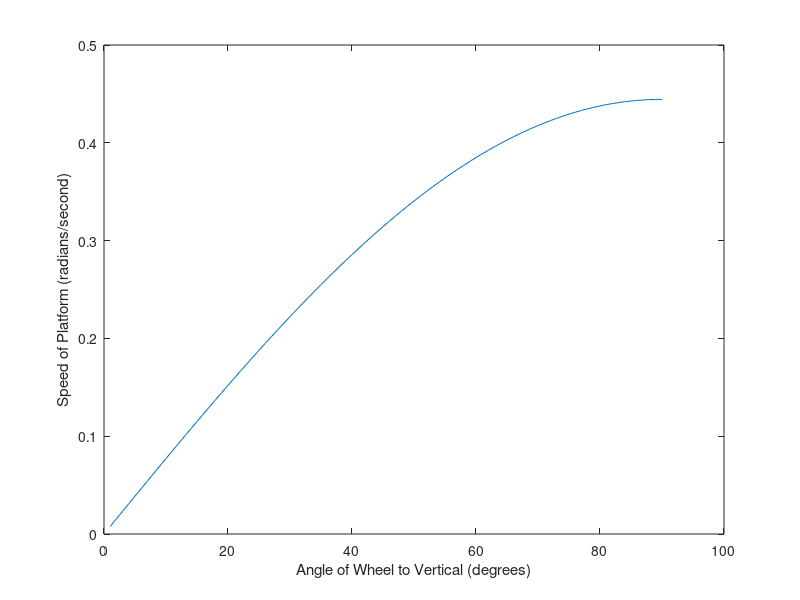

Here is the MATLAB script that generated this plot:
wheelMass = 5; %kg
wheelRadius = .5; %m
wheelInertia = .25 * wheelMass * wheelRadius^2; %I = 1/4 * mr^2

platformMass = 10; %kg
platformRadius = .75; %m
platformInertia = .25 * platformMass * platformRadius^2; %I = 1/4 * mr^2

%initials
wheelSpeed = 2; %radians/second
platformSpeed = 0; %radians/second
angle = 0;

wheelMomentum = wheelInertia * wheelSpeed; %angular momentum
wheelMomentumX = wheelInertia * wheelSpeed * sind(angle);
wheelMomentumY = wheelInertia * wheelSpeed * cosd(angle);
platformMomentum = platformInertia * platformSpeed; %angular momentum, only applies in one direction

platformSpeeds = zeros(1, 90);

for n = 1:90 %making wheel tilt 1 degree per loop
    angle = n;
    wheelMomentumX = wheelInertia * wheelSpeed * sind(angle);
    wheelMomentumY = wheelInertia * wheelSpeed * cosd(angle);
    %to consider for later: drag force applied rotationally
    %torque = -8pi*R^3 * viscosity * angular velocity
    %viscosity of air is 0.00018
    platformSpeeds(n) = (platformMomentum + wheelMomentumX) / platformInertia;
end
plot(platformSpeeds);
xlabel('Angle of Wheel to Vertical (degrees)');
ylabel('Speed of Platform (radians/second)');